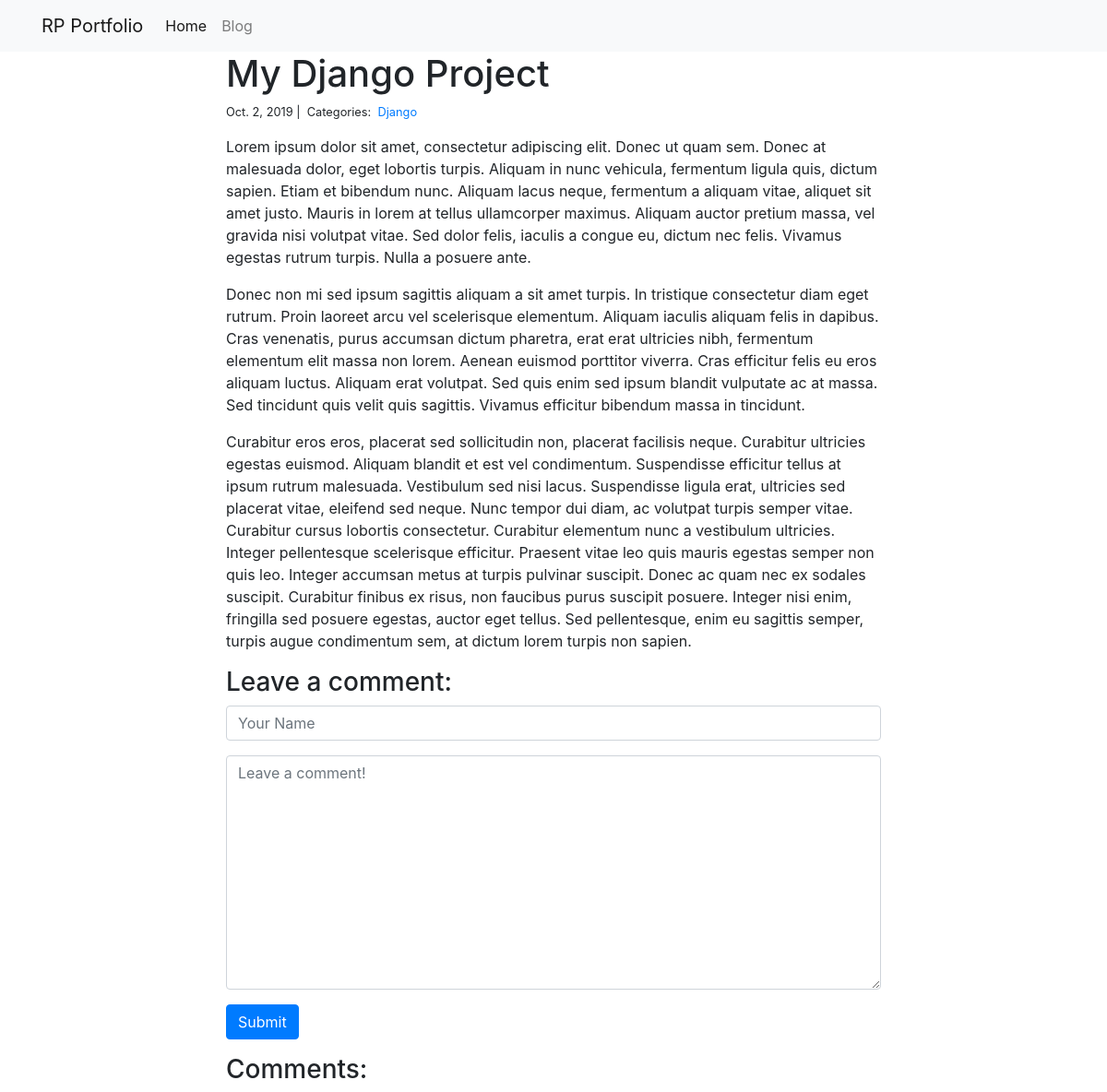
Page /blog/1/ on the committed database.
### blog/models.py (models this page shows)
class Post(models.Model):
    title = models.CharField(max_length=255)
    body = models.TextField()
    created_on = models.DateTimeField(auto_now_add=True)
    last_modified = models.DateTimeField(auto_now=True)
    categories = models.ManyToManyField('Category', related_name='posts')

class Category(models.Model):
    name = models.CharField(max_length=20)

### blog/views.py (the view, shortened to what this page needs)
# urls.py: path("<int:pk>/", views.blog_detail, name="blog_detail"),
def blog_detail(request, pk):
    post = Post.objects.get(pk=pk)
    form = CommentForm()
    comments = Comment.objects.filter(post=post)
    context = {
        "post": post,
        "comments": comments,
        "form": form,
    }
    return render(request, "blog_detail.html", context)

### blog/forms.py
class CommentForm(forms.Form):
    author = forms.CharField(
        max_length=60,
        widget=forms.TextInput(attrs={
            "class": "form-control",
            "placeholder": "Your Name"
        })
    )
    body = forms.CharField(widget=forms.Textarea(
        attrs={
            "class": "form-control",
            "placeholder": "Leave a comment!"
        })
    )

### blog/templates/blog_detail.html (shortened to what this page needs)
{% extends "base.html" %}
{% block page_content %}
<div class="col-md-8 offset-md-2">
    <h1>{{ post.title }}</h1>
    <small>
        {{ post.created_on.date }} |&nbsp;
        Categories:&nbsp;
        {% for category in post.categories.all %}
            <a href="{% url 'blog_category' category.name %}">{{ category.name }}</a>&nbsp;
        {% endfor %}
    </small>
    <p>{{ post.body | linebreaks }}</p>
    <h3>Leave a comment:</h3>
    <form action="/blog/{{ post.pk }}/" method="post">
        <div class="form-group">
            {{ form.author }}
        </div>
        <div class="form-group">
            {{ form.body }}
        </div>
        <button type="submit" class="btn btn-primary">Submit</button>
    </form>
    <h3>Comments:</h3>
</div>
{% endblock %}

### rows in the picture
Post: title "My Django Project", created_on "Oct. 2, 2019", body "Lorem ipsum dolor sit amet, consectetur adipiscing elit. Donec ut quam sem. Donec at malesuada dolor, eget lobortis turpis. Aliquam in nunc vehicula, fermentum ligula quis, dictum sapien. Etiam et bibendum nunc. Aliquam lacus neque, fermentum a aliquam vitae, aliquet sit amet justo. Mauris in lorem at tellus ullamcorper maximus. Aliquam auctor pretium massa, vel gravida nisi volutpat vitae. Sed dolor felis, iaculis a congue eu, dictum nec felis. Vivamus egestas rutrum turpis. Nulla a posuere ante. Donec non mi sed ipsum sagittis aliquam a sit amet turpis. In tristique consectetur diam eget rutrum. Proin laoreet arcu vel scelerisque elementum. Aliquam iaculis aliquam felis in dapibus. Cras…"
Category: name "Django"
